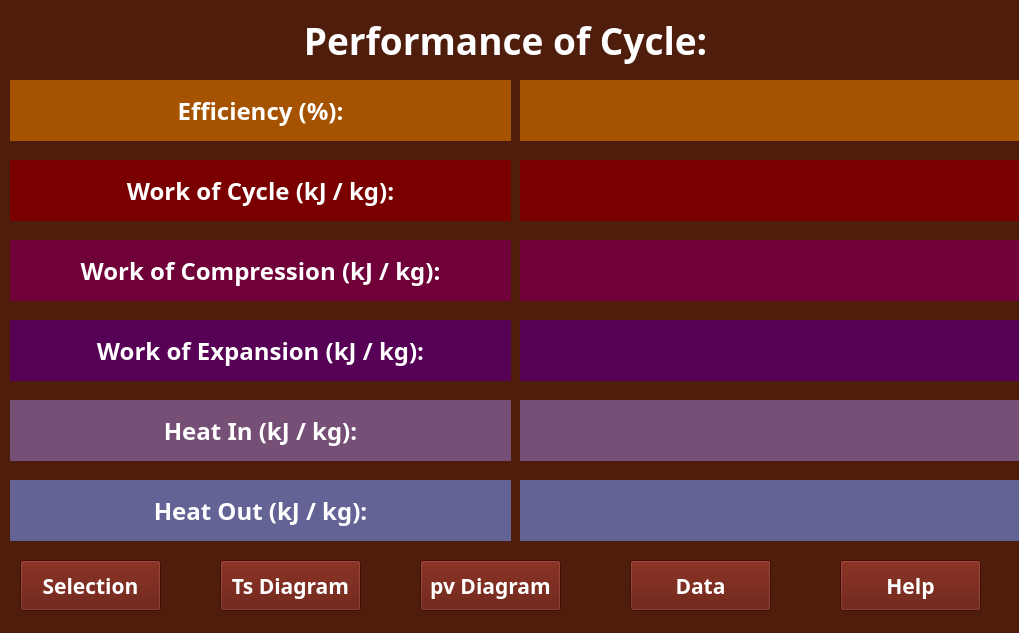
<?xml version="1.0" encoding="UTF-8"?>
<ui version="4.0">
 <class>PerformanceWindow</class>
 <widget class="QMainWindow" name="PerformanceWindow">
  <property name="geometry">
   <rect>
    <x>0</x>
    <y>0</y>
    <width>1019</width>
    <height>633</height>
   </rect>
  </property>
  <property name="sizePolicy">
   <sizepolicy hsizetype="Fixed" vsizetype="Fixed">
    <horstretch>0</horstretch>
    <verstretch>0</verstretch>
   </sizepolicy>
  </property>
  <property name="minimumSize">
   <size>
    <width>1019</width>
    <height>633</height>
   </size>
  </property>
  <property name="maximumSize">
   <size>
    <width>1019</width>
    <height>633</height>
   </size>
  </property>
  <property name="windowTitle">
   <string>Thermodynamic Simulator</string>
  </property>
  <property name="styleSheet">
   <string notr="true">background-color: rgb(79, 29, 11);
color: rgb(255,255,255);
</string>
  </property>
  <widget class="QWidget" name="centralwidget">
   <widget class="QLabel" name="Title">
    <property name="geometry">
     <rect>
      <x>0</x>
      <y>10</y>
      <width>1011</width>
      <height>61</height>
     </rect>
    </property>
    <property name="font">
     <font>
      <family>Fira Code SemiBold</family>
      <pointsize>28</pointsize>
      <bold>true</bold>
     </font>
    </property>
    <property name="styleSheet">
     <string notr="true">color: rgb(255,255,255);</string>
    </property>
    <property name="text">
     <string>Performance of Cycle:</string>
    </property>
    <property name="alignment">
     <set>Qt::AlignCenter</set>
    </property>
   </widget>
   <widget class="QPushButton" name="Selection_Button">
    <property name="geometry">
     <rect>
      <x>20</x>
      <y>560</y>
      <width>141</width>
      <height>51</height>
     </rect>
    </property>
    <property name="font">
     <font>
      <family>Fira Code SemiBold</family>
      <pointsize>16</pointsize>
      <bold>true</bold>
     </font>
    </property>
    <property name="styleSheet">
     <string notr="true">color: rgb(255, 255, 255); background-color: rgb(95, 16, 3)</string>
    </property>
    <property name="text">
     <string>Selection</string>
    </property>
   </widget>
   <widget class="QPushButton" name="TsDiagram_Button">
    <property name="geometry">
     <rect>
      <x>220</x>
      <y>560</y>
      <width>141</width>
      <height>51</height>
     </rect>
    </property>
    <property name="font">
     <font>
      <family>Fira Code SemiBold</family>
      <pointsize>16</pointsize>
      <bold>true</bold>
     </font>
    </property>
    <property name="styleSheet">
     <string notr="true">color: rgb(255, 255, 255); background-color: rgb(95, 16, 3)</string>
    </property>
    <property name="text">
     <string>Ts Diagram</string>
    </property>
   </widget>
   <widget class="QPushButton" name="pvDiagram_Button">
    <property name="geometry">
     <rect>
      <x>420</x>
      <y>560</y>
      <width>141</width>
      <height>51</height>
     </rect>
    </property>
    <property name="font">
     <font>
      <family>Fira Code SemiBold</family>
      <pointsize>16</pointsize>
      <bold>true</bold>
     </font>
    </property>
    <property name="styleSheet">
     <string notr="true">color: rgb(255, 255, 255); background-color: rgb(95, 16, 3)</string>
    </property>
    <property name="text">
     <string>pv Diagram</string>
    </property>
   </widget>
   <widget class="QPushButton" name="Data_Button">
    <property name="geometry">
     <rect>
      <x>630</x>
      <y>560</y>
      <width>141</width>
      <height>51</height>
     </rect>
    </property>
    <property name="font">
     <font>
      <family>Fira Code SemiBold</family>
      <pointsize>16</pointsize>
      <bold>true</bold>
     </font>
    </property>
    <property name="styleSheet">
     <string notr="true">color: rgb(255, 255, 255); background-color: rgb(95, 16, 3)</string>
    </property>
    <property name="text">
     <string>Data</string>
    </property>
   </widget>
   <widget class="QPushButton" name="Help_Button">
    <property name="geometry">
     <rect>
      <x>840</x>
      <y>560</y>
      <width>141</width>
      <height>51</height>
     </rect>
    </property>
    <property name="font">
     <font>
      <family>Fira Code SemiBold</family>
      <pointsize>16</pointsize>
      <bold>true</bold>
     </font>
    </property>
    <property name="styleSheet">
     <string notr="true">color: rgb(255, 255, 255); background-color: rgb(95, 16, 3)</string>
    </property>
    <property name="text">
     <string>Help</string>
    </property>
   </widget>
   <widget class="QLabel" name="Efficiency_Label">
    <property name="geometry">
     <rect>
      <x>10</x>
      <y>80</y>
      <width>501</width>
      <height>61</height>
     </rect>
    </property>
    <property name="font">
     <font>
      <family>Fira Code SemiBold</family>
      <pointsize>18</pointsize>
      <bold>true</bold>
     </font>
    </property>
    <property name="styleSheet">
     <string notr="true">color: rgb(255,255,255); 
background-color: rgb(165, 83, 0);</string>
    </property>
    <property name="text">
     <string>Efficiency (%):</string>
    </property>
    <property name="alignment">
     <set>Qt::AlignCenter</set>
    </property>
   </widget>
   <widget class="QLabel" name="Efficiency_Output">
    <property name="geometry">
     <rect>
      <x>520</x>
      <y>80</y>
      <width>501</width>
      <height>61</height>
     </rect>
    </property>
    <property name="font">
     <font>
      <family>Fira Code SemiBold</family>
      <pointsize>18</pointsize>
      <bold>true</bold>
     </font>
    </property>
    <property name="styleSheet">
     <string notr="true">color: rgb(255,255,255); 
background-color: rgb(165, 83, 0);</string>
    </property>
    <property name="text">
     <string/>
    </property>
    <property name="alignment">
     <set>Qt::AlignCenter</set>
    </property>
   </widget>
   <widget class="QLabel" name="Work_Cycle_Output">
    <property name="geometry">
     <rect>
      <x>520</x>
      <y>160</y>
      <width>501</width>
      <height>61</height>
     </rect>
    </property>
    <property name="font">
     <font>
      <family>Fira Code SemiBold</family>
      <pointsize>18</pointsize>
      <bold>true</bold>
     </font>
    </property>
    <property name="styleSheet">
     <string notr="true">color: rgb(255,255,255);
background-color: rgb(122, 0, 0);</string>
    </property>
    <property name="text">
     <string/>
    </property>
    <property name="alignment">
     <set>Qt::AlignCenter</set>
    </property>
   </widget>
   <widget class="QLabel" name="Work_Cycle_Label">
    <property name="geometry">
     <rect>
      <x>10</x>
      <y>160</y>
      <width>501</width>
      <height>61</height>
     </rect>
    </property>
    <property name="font">
     <font>
      <family>Fira Code SemiBold</family>
      <pointsize>18</pointsize>
      <bold>true</bold>
     </font>
    </property>
    <property name="styleSheet">
     <string notr="true">color: rgb(255,255,255);
background-color: rgb(122, 0, 0);</string>
    </property>
    <property name="text">
     <string>Work of Cycle (kJ / kg):</string>
    </property>
    <property name="alignment">
     <set>Qt::AlignCenter</set>
    </property>
   </widget>
   <widget class="QLabel" name="Work_Compression_Output">
    <property name="geometry">
     <rect>
      <x>520</x>
      <y>240</y>
      <width>501</width>
      <height>61</height>
     </rect>
    </property>
    <property name="font">
     <font>
      <family>Fira Code SemiBold</family>
      <pointsize>18</pointsize>
      <bold>true</bold>
     </font>
    </property>
    <property name="styleSheet">
     <string notr="true">color: rgb(255,255,255);
background-color: rgb(112, 0, 56)</string>
    </property>
    <property name="text">
     <string/>
    </property>
    <property name="alignment">
     <set>Qt::AlignCenter</set>
    </property>
   </widget>
   <widget class="QLabel" name="Work_Compression_Label">
    <property name="geometry">
     <rect>
      <x>10</x>
      <y>240</y>
      <width>501</width>
      <height>61</height>
     </rect>
    </property>
    <property name="font">
     <font>
      <family>Fira Code SemiBold</family>
      <pointsize>18</pointsize>
      <bold>true</bold>
     </font>
    </property>
    <property name="styleSheet">
     <string notr="true">color: rgb(255,255,255);
background-color: rgb(112, 0, 56)</string>
    </property>
    <property name="text">
     <string>Work of Compression (kJ / kg):</string>
    </property>
    <property name="alignment">
     <set>Qt::AlignCenter</set>
    </property>
   </widget>
   <widget class="QLabel" name="Work_Expansion_Output">
    <property name="geometry">
     <rect>
      <x>520</x>
      <y>320</y>
      <width>501</width>
      <height>61</height>
     </rect>
    </property>
    <property name="font">
     <font>
      <family>Fira Code SemiBold</family>
      <pointsize>18</pointsize>
      <bold>true</bold>
     </font>
    </property>
    <property name="styleSheet">
     <string notr="true">color: rgb(255,255,255);
background-color: rgb(86, 0, 86)</string>
    </property>
    <property name="text">
     <string/>
    </property>
    <property name="alignment">
     <set>Qt::AlignCenter</set>
    </property>
   </widget>
   <widget class="QLabel" name="Work_Expansion">
    <property name="geometry">
     <rect>
      <x>10</x>
      <y>320</y>
      <width>501</width>
      <height>61</height>
     </rect>
    </property>
    <property name="font">
     <font>
      <family>Fira Code SemiBold</family>
      <pointsize>18</pointsize>
      <bold>true</bold>
     </font>
    </property>
    <property name="styleSheet">
     <string notr="true">color: rgb(255,255,255);
background-color: rgb(86, 0, 86)</string>
    </property>
    <property name="text">
     <string>Work of Expansion (kJ / kg):</string>
    </property>
    <property name="alignment">
     <set>Qt::AlignCenter</set>
    </property>
   </widget>
   <widget class="QLabel" name="Heat_In_Output">
    <property name="geometry">
     <rect>
      <x>520</x>
      <y>400</y>
      <width>501</width>
      <height>61</height>
     </rect>
    </property>
    <property name="font">
     <font>
      <family>Fira Code SemiBold</family>
      <pointsize>18</pointsize>
      <bold>true</bold>
     </font>
    </property>
    <property name="styleSheet">
     <string notr="true">color: rgb(255,255,255);
background-color: rgb(118, 79, 118)</string>
    </property>
    <property name="text">
     <string/>
    </property>
    <property name="alignment">
     <set>Qt::AlignCenter</set>
    </property>
   </widget>
   <widget class="QLabel" name="Heat_In_Label">
    <property name="geometry">
     <rect>
      <x>10</x>
      <y>400</y>
      <width>501</width>
      <height>61</height>
     </rect>
    </property>
    <property name="font">
     <font>
      <family>Fira Code SemiBold</family>
      <pointsize>18</pointsize>
      <bold>true</bold>
     </font>
    </property>
    <property name="styleSheet">
     <string notr="true">color: rgb(255,255,255);
background-color: rgb(118, 79, 118)</string>
    </property>
    <property name="text">
     <string>Heat In (kJ / kg):</string>
    </property>
    <property name="alignment">
     <set>Qt::AlignCenter</set>
    </property>
   </widget>
   <widget class="QLabel" name="Heat_Out_Label">
    <property name="geometry">
     <rect>
      <x>10</x>
      <y>480</y>
      <width>501</width>
      <height>61</height>
     </rect>
    </property>
    <property name="font">
     <font>
      <family>Fira Code SemiBold</family>
      <pointsize>18</pointsize>
      <bold>true</bold>
     </font>
    </property>
    <property name="styleSheet">
     <string notr="true">color: rgb(255,255,255);
background-color: rgb(99, 99, 149);</string>
    </property>
    <property name="text">
     <string>Heat Out (kJ / kg):</string>
    </property>
    <property name="alignment">
     <set>Qt::AlignCenter</set>
    </property>
   </widget>
   <widget class="QLabel" name="Heat_Out_Output">
    <property name="geometry">
     <rect>
      <x>520</x>
      <y>480</y>
      <width>501</width>
      <height>61</height>
     </rect>
    </property>
    <property name="font">
     <font>
      <family>Fira Code SemiBold</family>
      <pointsize>18</pointsize>
      <bold>true</bold>
     </font>
    </property>
    <property name="styleSheet">
     <string notr="true">color: rgb(255,255,255);
background-color: rgb(99, 99, 149);</string>
    </property>
    <property name="text">
     <string/>
    </property>
    <property name="alignment">
     <set>Qt::AlignCenter</set>
    </property>
   </widget>
  </widget>
 </widget>
 <resources/>
 <connections/>
</ui>
